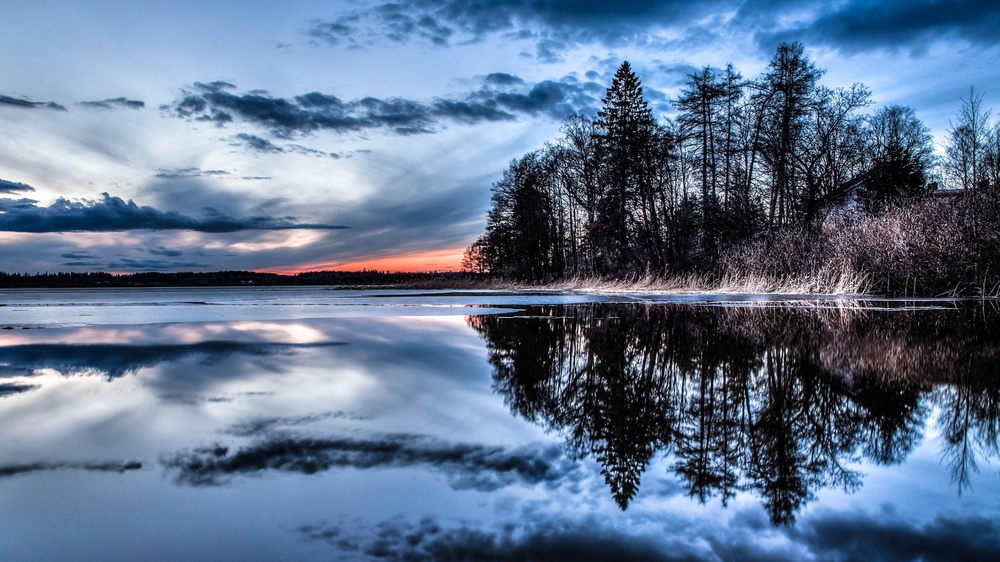
#> input picture mani2.jpg, 1000 x 562 px, shrunk from 3840 x 2160 before the run
$ jupyter execute Erosion.ipynb
#> lines starting #> are read from the running program, lines starting #| are printed output that depends on the picture
[cell 1]
# Erosion using different structuring elements

import cv2
import matplotlib.pyplot as plt

# Read image
image = cv2.imread("mani2.jpg")
#> image is the input picture: shape (562, 1000, 3); mean B, G, R 144.4, 116.6, 96.1

# Erosion sizes
s1 = 0
s2 = 10
s3 = 10

# Structuring element types
t1 = cv2.MORPH_RECT      # Rectangle
t2 = cv2.MORPH_CROSS     # Cross
t3 = cv2.MORPH_ELLIPSE   # Ellipse

# Create kernels
tmp1 = cv2.getStructuringElement(
    t1,
    (2*s1 + 1, 2*s1 + 1),
    (s1, s1)
)

tmp2 = cv2.getStructuringElement(
    t2,
    (2*s2 + 1, 2*s2 + 1),
    (s2, s2)
)

tmp3 = cv2.getStructuringElement(
    t3,
    (2*s3 + 1, 2*s3 + 1),
    (s3, s3)
)

# Apply erosion
final1 = cv2.erode(image, tmp1)
final2 = cv2.erode(image, tmp2)
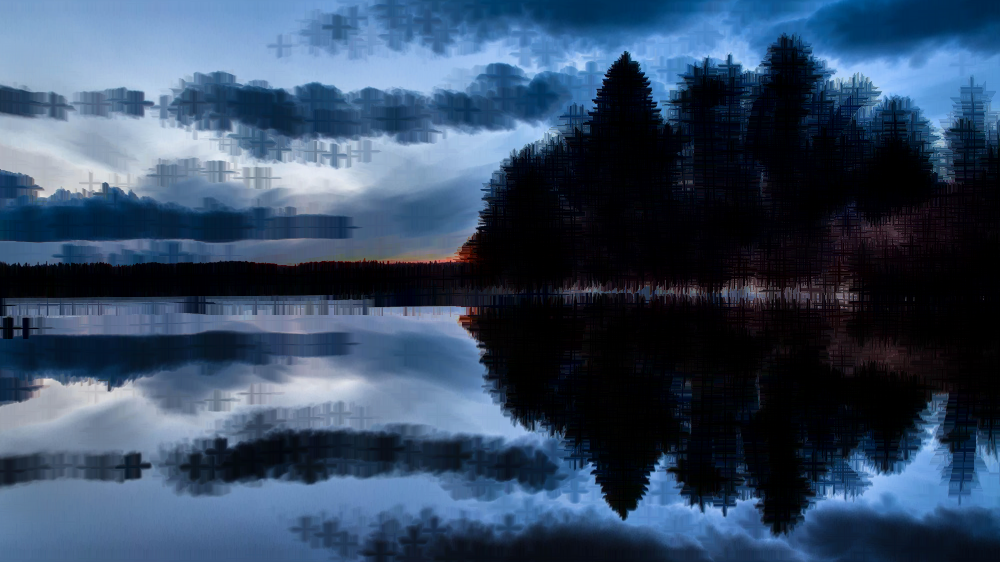
#> final2: shape (562, 1000, 3); mean B, G, R 99.1, 73.7, 53.1
final3 = cv2.erode(image, tmp3)
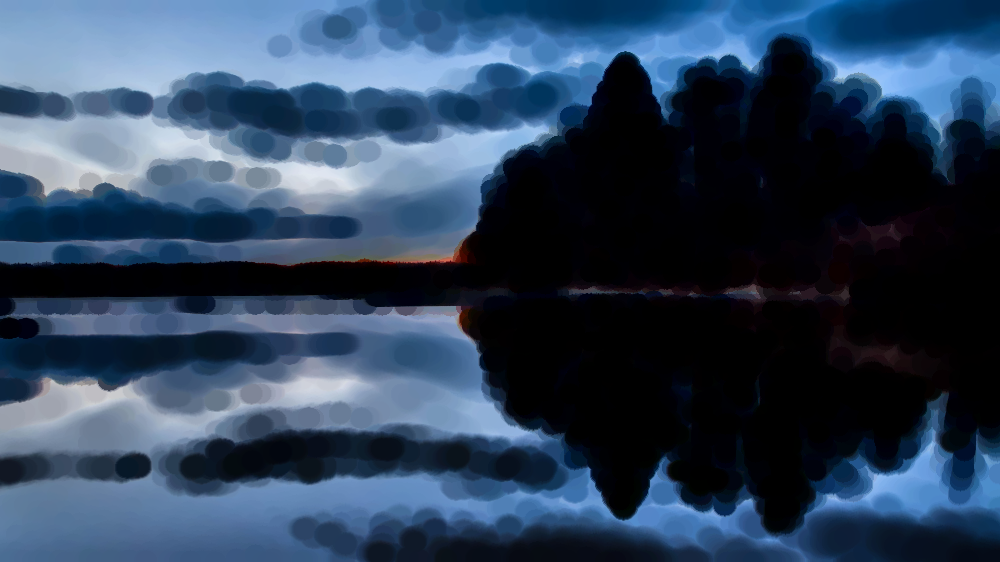
#> final3: shape (562, 1000, 3); mean B, G, R 90.6, 66.6, 46.7

# Convert BGR to RGB
final1 = cv2.cvtColor(final1, cv2.COLOR_BGR2RGB)
final2 = cv2.cvtColor(final2, cv2.COLOR_BGR2RGB)
final3 = cv2.cvtColor(final3, cv2.COLOR_BGR2RGB)

# Display outputs
plt.figure(figsize=(12,4))

plt.subplot(1,3,1)
plt.imshow(final1)
plt.title("Rectangle Erosion")
plt.axis("off")

plt.subplot(1,3,2)
plt.imshow(final2)
plt.title("Cross Erosion")
plt.axis("off")

plt.subplot(1,3,3)
plt.imshow(final3)
plt.title("Ellipse Erosion")
plt.axis("off")

plt.show()
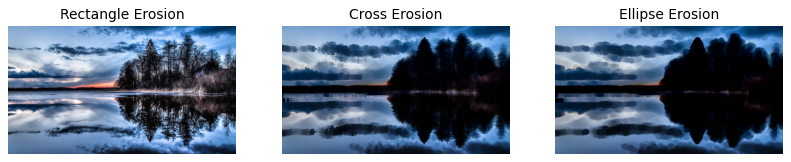
#> figure drawn by matplotlib, 3 panels

$ run again, with WhatsApp Image 2026-06-22 at 9.25.29 PM.jpeg copied over mani2.jpg
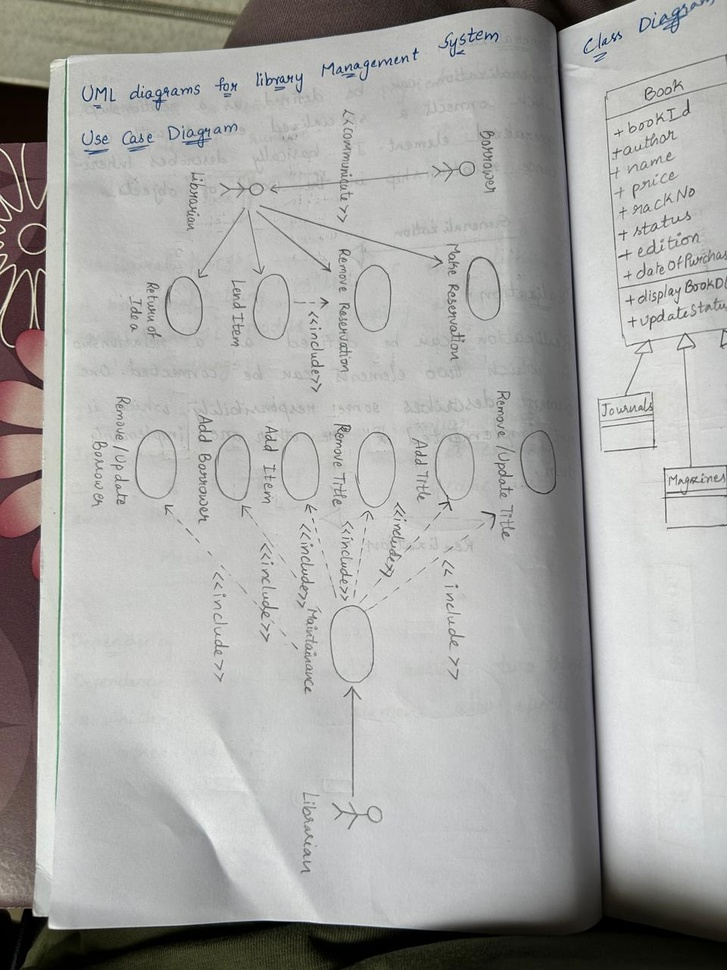
#> input picture WhatsApp Image 2026-06-22 at 9.25.29 PM.jpeg, 727 x 970 px, shrunk from 960 x 1280 before the run
#> image is the input picture: shape (970, 727, 3); mean B, G, R 166.1, 168.4, 168.8
#> `final3 = cv2.erode(image, tmp3)`:
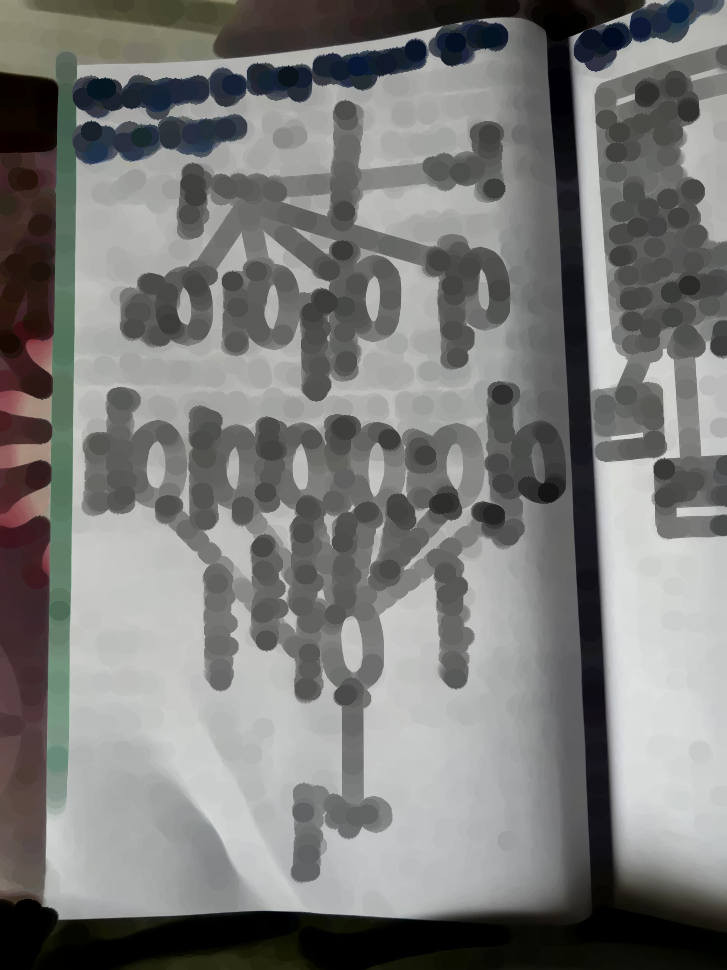
#> final3: shape (970, 727, 3); mean B, G, R 120.6, 122.4, 122.3
#> `plt.show()`:
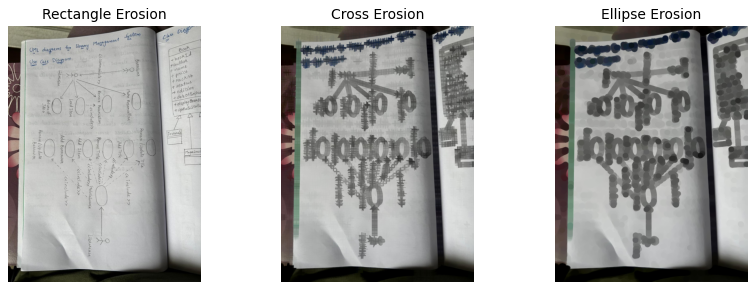
#> figure drawn by matplotlib, 3 panels
